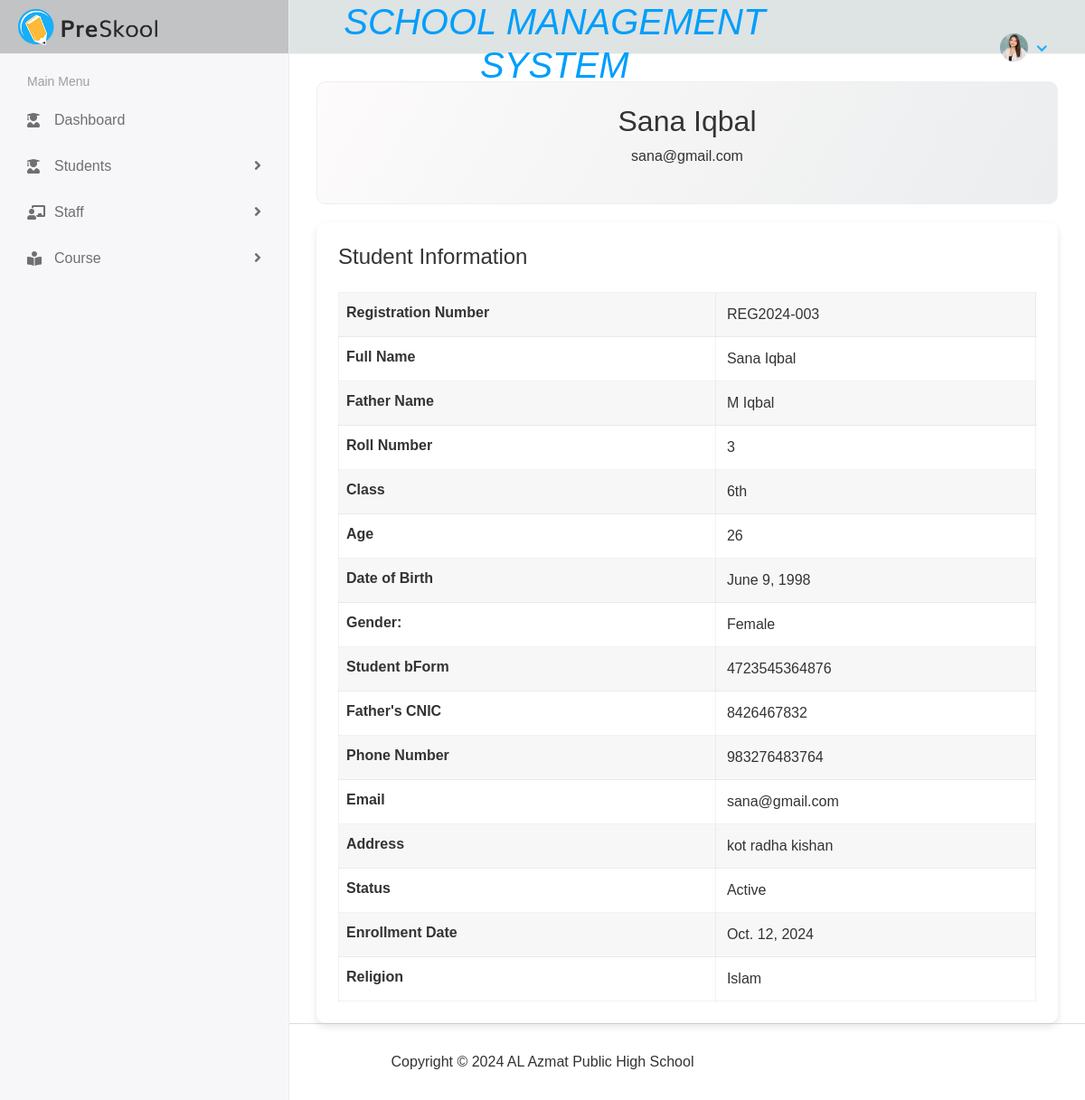
/student/3/ (signed in), run on the app's committed database.
### SchoolApp/models.py (models this page shows, shortened)
class Student(models.Model):
    GENDER_CHOICES = [
        ('Male', 'Male'),
        ('Female', 'Female'),
        ('Other', 'Other'),
    ]
    STATUS_CHOICES = [
        ('Active', 'Active'),
        ('Inactive', 'Inactive'),
    ]
    first_name = models.CharField(max_length=50)
    last_name = models.CharField(max_length=50)
    father_name = models.CharField(max_length=50)
    date_of_birth = models.DateField()
    b_form_cnic = models.CharField(max_length=13, unique=True)
    rollnumber = models.PositiveIntegerField(unique=True, blank=True)  # Auto-generated roll number
    gender = models.CharField(max_length=10, choices=GENDER_CHOICES)
    address = models.TextField(max_length=100)
    father_cnic = models.CharField(max_length=13)
    phone_number = models.CharField(max_length=20)
    email = models.EmailField(validators=[EmailValidator()], blank=True)
    status = models.CharField(max_length=20, choices=STATUS_CHOICES, default='Active')
    age = models.PositiveIntegerField(validators=[MaxValueValidator(100)], editable=False)
    enrollment_date = models.DateField(default=timezone.now)
    profile_pic = models.ImageField(upload_to='media/profile_pic', blank=True)
    religion = models.CharField(max_length=10, blank=True)
    registration_number = models.CharField(max_length=20, unique=True, blank=True)  # Auto-generated registration number
    classs = models.CharField(max_length=20)

### SchoolApp/views.py (the view)
# urls.py: path('student/<int:pk>/', student_detail, name='student_detail'),
@login_required(login_url='/')
def student_detail(request, pk):
    student = get_object_or_404(Student, pk=pk)
    print(student.id)
    return render(request, 'student/student_detail.html', {'student': student})

### SchoolApp/templates/student/student_detail.html (shortened to what this page needs)
{% extends 'base.html' %}
{% load static %}
{% block body %}
<div class="content container-fluid">
    <div class="profile-header">
        <h2>{{ student.first_name }} {{ student.last_name }}</h2>
        <p>{{ student.email }}</p>
    </div>
    <div class="profile-details p-4">
        <h4 class="mb-4">Student Information</h4>
        <div class="table-responsive">
            <table class="table table-striped  table-bordered">
                <tbody>
                    <tr>
                        <th>Registration Number</th>
                        <td>{{ student.registration_number }}</td>
                    </tr>
                    <tr>
                        <th>Full Name </th>
                        <td>{{ student.first_name }} {{ student.last_name }}</td>
                    </tr>
                    <tr>
                        <th>Father Name </th>
                        <td>{{ student.father_name }}</td>
                    </tr>
                    <tr>
                        <th>Roll Number</th>
                        <td>{{ student.rollnumber }}</td>
                    </tr>
                    <tr>
                        <th>Class</th>
                        <td>{{ student.classs }}</td>
                    </tr>
                    <tr>
                        <th>Age</th>
                        <td>{{ student.age }}</td>
                    </tr>
                    <tr>
                        <th>Date of Birth</th>
                        <td>{{ student.date_of_birth }}</td>
                    </tr>
                    <tr>
                        <th>Gender:</th>
                        <td>{{ student.get_gender_display }}</td>
                    </tr>
                    <tr>
                        <th>Student bForm</th>
                        <td>{{ student.b_form_cnic }}</td>
                    </tr>
                    <tr>
                        <th>Father's CNIC</th>
                        <td>{{ student.father_cnic }}</td>
                    </tr>
                    <tr>
                        <th>Phone Number</th>
                        <td>{{ student.phone_number }}</td>
                    </tr>
                    <tr>
                        <th>Email</th>
                        <td>{{ student.email }}</td>
                    </tr>
                    <tr>
                        <th>Address</th>
                        <td>{{ student.address }}</td>
                    </tr>
                    <tr>
                        <th>Status</th>
                        <td>{{ student.status }}</td>
                    </tr>
                    <tr>
                        <th>Enrollment Date</th>
                        <td>{{ student.enrollment_date }}</td>
                    </tr>
                    <tr>
                        <th>Religion</th>
                        <td>{{ student.religion }}</td>
                    </tr>
                </tbody>
            </table>
        </div>
    </div>
</div>
{% endblock %}

### SchoolApp/static/assets/css/style.css (style rules this page uses)
html { height: 100%; }
body { background-color: #fff; color: #333; font-family: 'Poppins', sans-serif; font-size: 1rem; height: 100%; line-height: 1.5; overflow-x: hidden; }
h1, h2, h3, h4, h5, h6 { font-family: 'Poppins', sans-serif; margin-top: 0; }
body { font-family: 'Poppins', sans-serif; }
.table { color: #333; max-width: 100%; margin-bottom: 0; width: 100%; }
.table-striped > tbody > tr:nth-of-type(2n+1) { background-color: #f8f9fa; }
.table.no-border > tbody > tr > td, .table > tbody > tr > th, .table.no-border > tfoot > tr > td, .table.no-border > tfoot > tr > th, .table.no-border > thead > tr > td, .table.no-border > thead > tr > th { border-top: 0; padding: 10px 8px; }
.table tbody tr { border-bottom: 1px solid rgba(0, 0, 0, 0.05); }
.table-striped tbody tr { border-color: transparent; }
.table-striped tbody tr:nth-of-type(even) { background-color: rgba(255, 255, 255, 0.3); }
.table-striped tbody tr:nth-of-type(odd) { background-color: rgba(235, 235, 235, 0.4); }
.table-bordered { border: 1px solid rgba(0, 0, 0, 0.05) !important; }
.table-bordered th, .table-bordered td { border-color: rgba(0, 0, 0, 0.05); }
.page-wrapper > .content { padding: 1.875rem 1.875rem 0; }
.profile-header { text-align: center; padding: 20px; background-color: #f8f9fa; border-radius: 10px; margin-bottom: 20px; }
.profile-details { padding: 20px; background-color: #ffffff; box-shadow: 0 4px 8px rgba(0, 0, 0, 0.1); border-radius: 10px; }
.profile-header { background: linear-gradient(120deg, #fdfbfb 0%, #ebedee 100%); border: 1px solid #efefef; padding: 1.5rem; }

### data on the page
Student: first_name "Sana", last_name "Iqbal", email "sana@gmail.com", registration_number "REG2024-003", father_name "M Iqbal", rollnumber "3", classs "6th", age "26", date_of_birth "June 9, 1998", gender "Female", b_form_cnic "4723545364876", father_cnic "8426467832", phone_number "983276483764", address "kot radha kishan", status "Active", enrollment_date "Oct. 12, 2024", religion "Islam"
